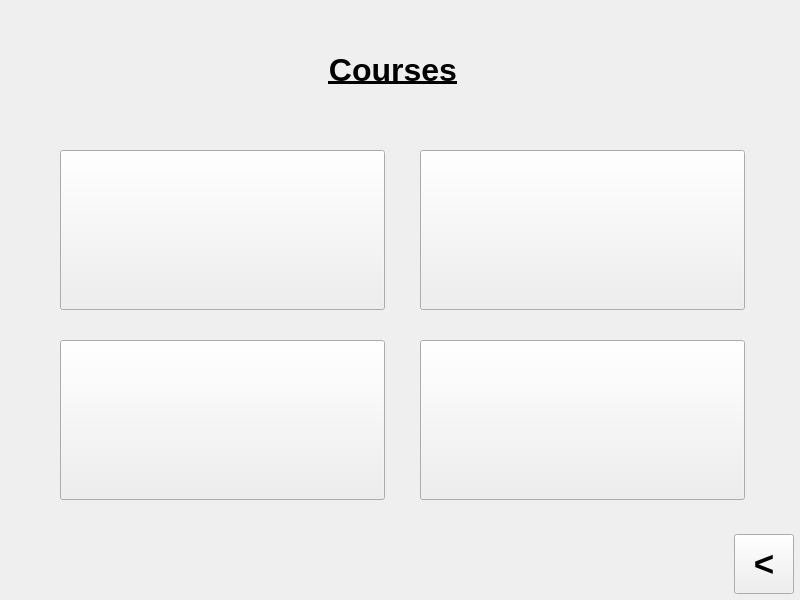
<?xml version="1.0" encoding="UTF-8"?>
<ui version="4.0">
 <class>MainWindow</class>
 <widget class="QMainWindow" name="MainWindow">
  <property name="geometry">
   <rect>
    <x>0</x>
    <y>0</y>
    <width>800</width>
    <height>600</height>
   </rect>
  </property>
  <property name="minimumSize">
   <size>
    <width>800</width>
    <height>600</height>
   </size>
  </property>
  <property name="maximumSize">
   <size>
    <width>800</width>
    <height>600</height>
   </size>
  </property>
  <property name="windowTitle">
   <string>Eco-Cents</string>
  </property>
  <property name="windowIcon">
   <iconset>
    <normaloff>logo.jpg</normaloff>logo.jpg</iconset>
  </property>
  <widget class="QWidget" name="centralwidget">
   <widget class="QPushButton" name="pushButton_back">
    <property name="geometry">
     <rect>
      <x>734</x>
      <y>534</y>
      <width>60</width>
      <height>60</height>
     </rect>
    </property>
    <property name="minimumSize">
     <size>
      <width>60</width>
      <height>60</height>
     </size>
    </property>
    <property name="maximumSize">
     <size>
      <width>60</width>
      <height>60</height>
     </size>
    </property>
    <property name="font">
     <font>
      <pointsize>26</pointsize>
      <weight>75</weight>
      <bold>true</bold>
     </font>
    </property>
    <property name="text">
     <string>&lt;</string>
    </property>
   </widget>
   <widget class="QLabel" name="label">
    <property name="geometry">
     <rect>
      <x>250</x>
      <y>30</y>
      <width>286</width>
      <height>81</height>
     </rect>
    </property>
    <property name="minimumSize">
     <size>
      <width>286</width>
      <height>81</height>
     </size>
    </property>
    <property name="maximumSize">
     <size>
      <width>286</width>
      <height>81</height>
     </size>
    </property>
    <property name="font">
     <font>
      <weight>75</weight>
      <bold>true</bold>
     </font>
    </property>
    <property name="styleSheet">
     <string notr="true">color: black</string>
    </property>
    <property name="text">
     <string>&lt;html&gt;&lt;head/&gt;&lt;body&gt;&lt;p align=&quot;center&quot;&gt;&lt;span style=&quot; font-size:24pt; text-decoration: underline;&quot;&gt;Courses&lt;/span&gt;&lt;/p&gt;&lt;/body&gt;&lt;/html&gt;</string>
    </property>
   </widget>
   <widget class="QPushButton" name="pushButton_course2">
    <property name="geometry">
     <rect>
      <x>420</x>
      <y>150</y>
      <width>325</width>
      <height>160</height>
     </rect>
    </property>
    <property name="minimumSize">
     <size>
      <width>325</width>
      <height>160</height>
     </size>
    </property>
    <property name="maximumSize">
     <size>
      <width>325</width>
      <height>160</height>
     </size>
    </property>
    <property name="font">
     <font>
      <pointsize>20</pointsize>
      <weight>75</weight>
      <bold>true</bold>
     </font>
    </property>
    <property name="text">
     <string/>
    </property>
    <property name="icon">
     <iconset>
      <normaloff>course2.jpg</normaloff>course2.jpg</iconset>
    </property>
    <property name="iconSize">
     <size>
      <width>300</width>
      <height>140</height>
     </size>
    </property>
   </widget>
   <widget class="QPushButton" name="pushButton_course3">
    <property name="geometry">
     <rect>
      <x>60</x>
      <y>340</y>
      <width>325</width>
      <height>160</height>
     </rect>
    </property>
    <property name="minimumSize">
     <size>
      <width>325</width>
      <height>160</height>
     </size>
    </property>
    <property name="maximumSize">
     <size>
      <width>325</width>
      <height>160</height>
     </size>
    </property>
    <property name="font">
     <font>
      <pointsize>20</pointsize>
      <weight>75</weight>
      <bold>true</bold>
     </font>
    </property>
    <property name="text">
     <string/>
    </property>
    <property name="icon">
     <iconset>
      <normaloff>course3.jpg</normaloff>course3.jpg</iconset>
    </property>
    <property name="iconSize">
     <size>
      <width>300</width>
      <height>140</height>
     </size>
    </property>
   </widget>
   <widget class="QPushButton" name="pushButton_course1">
    <property name="geometry">
     <rect>
      <x>60</x>
      <y>150</y>
      <width>325</width>
      <height>160</height>
     </rect>
    </property>
    <property name="minimumSize">
     <size>
      <width>325</width>
      <height>160</height>
     </size>
    </property>
    <property name="maximumSize">
     <size>
      <width>325</width>
      <height>160</height>
     </size>
    </property>
    <property name="font">
     <font>
      <pointsize>20</pointsize>
      <weight>75</weight>
      <bold>true</bold>
     </font>
    </property>
    <property name="autoFillBackground">
     <bool>false</bool>
    </property>
    <property name="text">
     <string/>
    </property>
    <property name="icon">
     <iconset>
      <normaloff>course1.jpg</normaloff>course1.jpg</iconset>
    </property>
    <property name="iconSize">
     <size>
      <width>300</width>
      <height>140</height>
     </size>
    </property>
   </widget>
   <widget class="QLabel" name="label_2">
    <property name="geometry">
     <rect>
      <x>0</x>
      <y>0</y>
      <width>800</width>
      <height>600</height>
     </rect>
    </property>
    <property name="text">
     <string/>
    </property>
    <property name="pixmap">
     <pixmap>background.jpeg</pixmap>
    </property>
    <property name="scaledContents">
     <bool>true</bool>
    </property>
   </widget>
   <widget class="QPushButton" name="pushButton_course4">
    <property name="geometry">
     <rect>
      <x>420</x>
      <y>340</y>
      <width>325</width>
      <height>160</height>
     </rect>
    </property>
    <property name="minimumSize">
     <size>
      <width>325</width>
      <height>160</height>
     </size>
    </property>
    <property name="maximumSize">
     <size>
      <width>325</width>
      <height>160</height>
     </size>
    </property>
    <property name="font">
     <font>
      <pointsize>20</pointsize>
      <weight>75</weight>
      <bold>true</bold>
     </font>
    </property>
    <property name="text">
     <string/>
    </property>
    <property name="icon">
     <iconset>
      <normaloff>course4.jpg</normaloff>course4.jpg</iconset>
    </property>
    <property name="iconSize">
     <size>
      <width>300</width>
      <height>160</height>
     </size>
    </property>
   </widget>
   <zorder>label_2</zorder>
   <zorder>pushButton_back</zorder>
   <zorder>label</zorder>
   <zorder>pushButton_course1</zorder>
   <zorder>pushButton_course3</zorder>
   <zorder>pushButton_course4</zorder>
   <zorder>pushButton_course2</zorder>
  </widget>
 </widget>
 <tabstops>
  <tabstop>pushButton_back</tabstop>
 </tabstops>
 <resources/>
 <connections/>
</ui>
